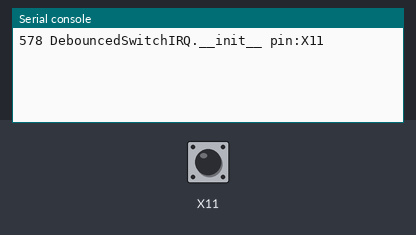
Simulated run of this program. Board: pyboard running MicroPython. Parts: the last lines printed to the serial console. Inputs (shaded band) come from the test bench; at power-on: X11 HIGH.

Above: at 1.2 s.
1.3 s: X11 pulled LOW for 0.15 s
At 2.1 s:
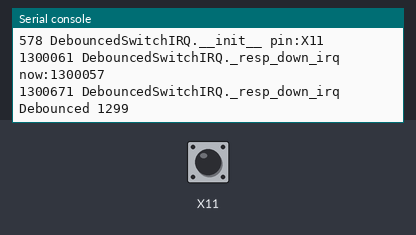
2.9 s: X11 pulled LOW for 1 s
At 3.3 s:
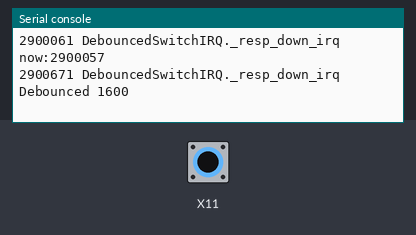
5.4 s: X11 pulled LOW for 0.15 s
At 6.4 s:
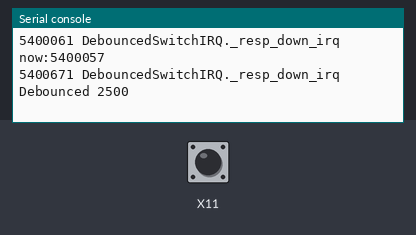

The program:

switch.py
```python
from utime import ticks_us, ticks_ms, ticks_diff
from micropython import schedule
from pyb import Pin


class DebouncedSwitchIRQ:
    """
    A class that provides debouncing for a switch's interrupt requests (IRQs).
    """
    def __init__(self, pin="X11", debug=False):
        """
        Args:
            pin (str): Pin identifier.
            debug (bool): Debug mode flag.
        """
        self._debug = debug
        if self._debug: print(f'{ticks_us()} DebouncedSwitchIRQ.__init__ pin:{pin}')

        self._prior_closure_us = ticks_us()  # The last closure - used for debouncing

        # Pin Config
        self._pin = Pin(pin, mode=Pin.IN, pull=Pin.PULL_UP)
        self._pin.irq(trigger=Pin.IRQ_FALLING, handler=self._resp_down_irq)

        # Properties
        self._debounce_ms = 100

        self._debounced = True

        # Callbacks
        self._click_cb = None

    def set_closure_callback(self, callback):
        """
        Assigns a function to be called upon a closure event. This function should take 1 argument which is closure microseconds

        Args:
            callback (function): Function to be called upon closure event.
        """
        if self._debug: print(f'{ticks_us()} DebouncedSwitchIRQ.set_closure_callback')
        self._click_cb = callback

    # Debounced Milliseconds - switch close lockout period
    @property
    def debounce_ms(self):
        return self._debounce_ms

    @debounce_ms.setter
    def debounce_ms(self, val):
        if val < 0:
            val = 0
        self._debounce_ms = val

    ##################
    # Private Methods
    def _resp_down_irq(self, e):
        """
        Handles falling edge interrupts. i.e., when the switch is pressed.
        """
        now = ticks_us()
        if self._debug: self._print_message_to_screen(f'{ticks_us()} DebouncedSwitchIRQ._resp_down_irq now:{now}')

        diff = ticks_diff(now, self._prior_closure_us) // 1000
        if diff > self.debounce_ms:
            if self._debug: self._print_message_to_screen(f'{ticks_us()} DebouncedSwitchIRQ._resp_down_irq Debounced {diff}')
            if self._click_cb:
                schedule(self._click_cb, now)
        else:
            if self._debug: self._print_message_to_screen(f'{ticks_us()} DebouncedSwitchIRQ._resp_down_irq NOT Debounced {diff}')

        self._prior_closure_us = now

    def _print_message_to_screen(self, msg: str):
        """
        Prints a message to the console. Required for printing from an IRQ
        """
        print(msg)

if __name__ == '__main__':
    DebouncedSwitchIRQ(debug=True)
    
```

Measured:
- after the input at 1.3 s, the serial console: prints a new line at once (image 1)
- after the input at 2.9 s, the serial console: prints a new line at once (image 2)
- after the input at 5.4 s, the serial console: prints a new line at once (image 3)
